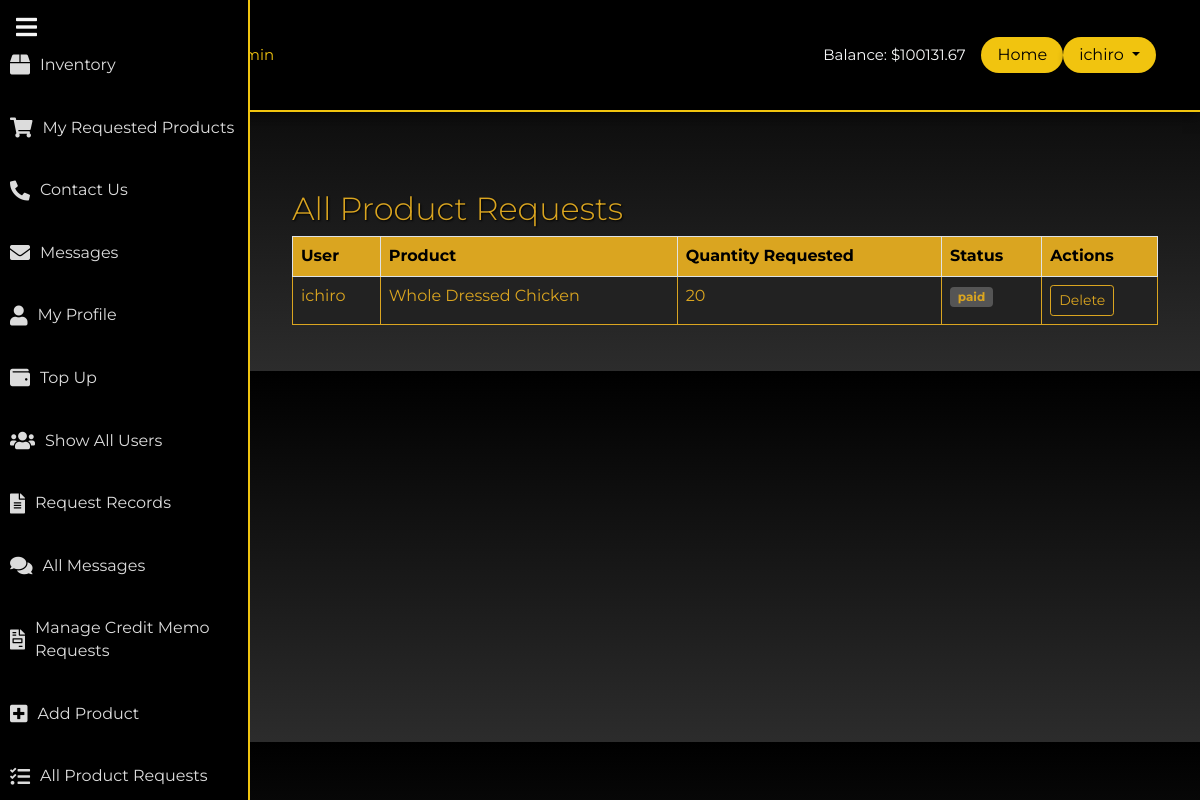
The app's page /requested_inventory/all-products-request/ (signed in) with its own data.
### myapp/models.py (models this page shows, shortened)
class UserProfile(models.Model):
    user = models.OneToOneField(User, on_delete=models.CASCADE)
    company_name = models.CharField(max_length=255)
    full_name = models.CharField(max_length=255)
    mobile_number = models.CharField(max_length=15)
    business_title = models.CharField(max_length=255)
    balance = models.DecimalField(max_digits=10, decimal_places=2, default=0.00)

### requested_inventory/models.py (models this page shows, shortened)
class ProductRequest(models.Model):
    STATUS_CHOICES = [
        ('pending', 'Pending'),
        ('approved', 'Approved'),
        ('declined', 'Declined'),
        ('paid', 'Paid'),  # Add the 'paid' status here
    ]
    user = models.ForeignKey(User, on_delete=models.CASCADE)
    product = models.ForeignKey(Product, on_delete=models.CASCADE)  # Use the defined Product model
    quantity_requested = models.IntegerField()
    status = models.CharField(max_length=10, choices=STATUS_CHOICES, default='pending')
    created_at = models.DateTimeField(auto_now_add=True)

class Product(models.Model):
    name = models.CharField(max_length=255)
    sku = models.CharField(max_length=100, unique=True)
    description = models.TextField(blank=True, null=True)
    price = models.DecimalField(max_digits=10, decimal_places=2)
    quantity = models.IntegerField(default=0)  # Track available stock
    image = models.ImageField(upload_to='media/product_images/', blank=True, null=True)  # Updated path for image

### requested_inventory/views.py (the view)
# urls.py: path('all-products-request/', all_product_requests, name='all_products_request'),
@login_required
def all_product_requests(request):
    requested_products = ProductRequest.objects.all()  # Or filter based on the user
    return render(request, 'inventory/all_product_requests.html', {'requested_products': requested_products})

### templates/inventory/all_product_requests.html (shortened to what this page needs)
{% extends 'users/base.html' %}
{% load static %}
{% block content %}
<div class="container mt-5" style="color: #DAA520;">
    <h2 style="color: #DAA520; text-shadow: 1px 1px 2px black;">All Product Requests</h2>
    <table class="table table-bordered" style="background-color: #222; color: #DAA520;">
        <thead>
            <tr style="background-color: #DAA520; color: black;">
                <th>User</th>
                <th>Product</th>
                <th>Quantity Requested</th>
                <th>Status</th>
                <th>Actions</th>
            </tr>
        </thead>
        <tbody>
            {% for request in requested_products %}
                <tr style="border-color: #DAA520;">
                    <td>{{ request.user.username }}</td>
                    <td>{{ request.product.name }}</td>
                    <td>{{ request.quantity_requested }}</td>
                    <td>
                        {% if request.status == 'pending' %}
                            <span class="badge" style="background-color: #DAA520; color: black;">
                                {{ request.status }}
                            </span>
                        {% else %}
                            <span class="badge" style="background-color: #555; color: #DAA520;">
                                {{ request.status }}
                            </span>
                        {% endif %}
                    </td>
                    <td>
                        <form action="{% url 'delete_product_request' request.id %}" method="POST" style="display:inline;">
                            <button type="submit" class="btn btn-sm"
                                    style="background-color: #222; color: #DAA520; border: 1px solid #DAA520;"
                                    onclick="return confirm('Are you sure you want to delete this request?');">
                                Delete
                            </button>
                        </form>
                    </td>
                </tr>
            {% empty %}
                <tr>
                    <td colspan="5" style="text-align: center; color: #DAA520;">No product requests available.</td>
                </tr>
            {% endfor %}
        </tbody>
    </table>
</div>
{% endblock %}

### templates/users/base.html (shortened to what this page needs)
<!doctype html>
{% load static %}
<html lang="en">
<head>
    <link href="https://cdn.jsdelivr.net/npm/bootstrap@5.0.0-beta3/dist/css/bootstrap.min.css" rel="stylesheet">
    <link rel="stylesheet" href="{% static 'users/css/main.css' %}" type="text/css">
    <link rel="stylesheet" href="https://cdnjs.cloudflare.com/ajax/libs/font-awesome/5.15.4/css/all.min.css">
</head>
<body>
<nav class="navbar navbar-expand-lg" id="main-navbar">
    <div class="container">
        <a class="navbar-brand" href="{% url 'home' %}">
        </a>
        <div class="collapse navbar-collapse" id="navbarNavAltMarkup">
            <div class="navbar-nav">
                {% if user.is_superuser %}
                    <a class="nav-link active" href="#">Homepage Admin</a>
                {% else %}
                    <a class="nav-link active" href="#">Homepage</a>
                {% endif %}
            </div>
            <div class="d-flex align-items-center ms-auto" id="authstyle">
                {% if user.is_authenticated %}
                    {% with user_profile=user.userprofile %}
                        <span class="text-light me-3">Balance: ${{ user_profile.balance }}</span>
                    {% endwith %}
<a href="{% url 'homepage' %}" class="btn" style="background-color: #f1c40f; color: #000000; border-radius: 30px; padding: 5px 15px; box-shadow: 0 4px 6px rgba(0, 0, 0, 0.2);">Home</a>
<div class="dropdown">
    <button class="btn dropdown-toggle" type="button" id="dropdownMenuButton" data-bs-toggle="dropdown" aria-expanded="false" style="background-color: #f1c40f; color: #000000; border-radius: 30px; padding: 5px 15px; box-shadow: 0 4px 6px rgba(0, 0, 0, 0.2);">
        {{ user.username }}
    </button>
</div>
                {% endif %}
            </div>
        </div>
    </div>
</nav>
{% if user.is_authenticated %}
<div class="sidebar" id="sidebar">
    <button class="toggle-sidebar" onclick="toggleSidebar()">
        <i class="fas fa-bars"></i>
    </button>
    <ul class="nav flex-column mt-4">
        <li class="nav-item"><a class="nav-link" href="{% url 'inventory' %}"><i class="fas fa-box"></i> <span>Inventory</span></a></li>
        <li class="nav-item"><a class="nav-link" href="{% url 'view_requested_products' %}"><i class="fas fa-shopping-cart"></i> <span>My Requested Products</span></a></li>
        <li class="nav-item"><a class="nav-link" href="{% url 'contact' %}"><i class="fas fa-phone-alt"></i> <span>Contact Us</span></a></li>
        <li class="nav-item"><a class="nav-link" href="{% url 'messages_user' %}"><i class="fas fa-envelope"></i> <span>Messages</span></a></li>
        <li class="nav-item"><a class="nav-link" href="{% url 'profile' %}"><i class="fas fa-user"></i> <span>My Profile</span></a></li>
        <li class="nav-item"><a class="nav-link" href="{% url 'cash_in' %}"><i class="fas fa-wallet"></i> <span>Top Up</span></a></li>
                {% endif %}
        {% if user.is_superuser %}
            <li class="nav-item"><a class="nav-link" href="{% url 'show_all_users' %}"><i class="fas fa-users"></i> <span>Show All Users</span></a></li>
            <li class="nav-item"><a class="nav-link" href="{% url 'admin_page' %}"><i class="fas fa-file-alt"></i> <span>Request Records</span></a></li>
            <li class="nav-item"><a class="nav-link" href="{% url 'all_messages' %}"><i class="fas fa-comments"></i> <span>All Messages</span></a></li>
            <li class="nav-item"><a class="nav-link" href="{% url 'manage_credit_memo_requests' %}"><i class="fas fa-file-invoice"></i> <span>Manage Credit Memo Requests</span></a></li>
            <li class="nav-item"><a class="nav-link" href="{% url 'add_product' %}"><i class="fas fa-plus-square"></i> <span>Add Product</span></a></li>
            <li class="nav-item"><a class="nav-link" href="{% url 'all_product_requests' %}"><i class="fas fa-tasks"></i> <span>All Product Requests</span></a></li>
        {% endif %}
    </ul>
</div>
<div class="main-content" id="main-content">
    {% block content %}{% endblock %}
</div>
</body>
</html>

### myapp/static/users/main.css (style rules this page uses)
#main-navbar { color: white; min-height: 14vh; font-size: 15px; }
#authstyle { margin-left: 17%; border-radius: 50%; }
body { margin:0; color:#6a6f8c; background-image: url('images/bg.png'); font:600 16px/18px 'Open Sans',sans-serif; }
*,:after,:before { box-sizing:border-box }
a { color:inherit;text-decoration:none }
body { font: 100% / 1.414 "Open Sans", "Roboto", arial, sans-serif; background: #e9e9e9; }
a, [type="submit"] { transition: all .25s ease-in; }
h1, h2 { font-weight: 300; color: rgba(255,255,255,1); }

### templates/users/base.html (style rules this page uses)
body { background: linear-gradient(to bottom, #000000, #2c2c2c); color: #f5f5f5; font-family: 'Montserrat', sans-serif; margin: 0; padding: 0; overflow-x: hidden; }
#main-navbar { background: #000000; box-shadow: 0 4px 12px rgba(0, 0, 0, 0.6); padding: 1rem 2rem; border-bottom: 2px solid #f1c40f; }
.navbar-nav .nav-link { color: #f5f5f5 !important; margin-right: 1rem; }
.navbar-nav .nav-link:hover, .navbar-nav .nav-link.active { color: #f1c40f !important; }
.sidebar { background-color: #000000; height: 100vh; width: 250px; position: fixed; top: 0; left: 0; padding-top: 10px; transition: all 0.3s; overflow-y: auto; border-right: 2px solid #f1c40f; }
.sidebar .nav-link { color: #dcdcdc; padding: 15px 10px; margin: 5px 0; border-radius: 8px; display: flex; align-items: center; font-size: 16px; transition: background 0.3s, color 0.3s; }
.sidebar .nav-link i { margin-right: 10px; font-size: 20px; }
.toggle-sidebar { position: absolute; top: 10px; left: 10px; background: none; border: none; color: #f5f5f5; font-size: 24px; cursor: pointer; transition: color 0.3s; }
.main-content { margin-left: 250px; padding: 30px; transition: margin-left 0.3s; }

### records on screen
UserProfile: balance "100131.67"
ProductRequest: user.username "ichiro", product.name "Whole Dressed Chicken", quantity_requested "20", status "paid"

### other values on screen
{{ user.username }} "ichiro"
